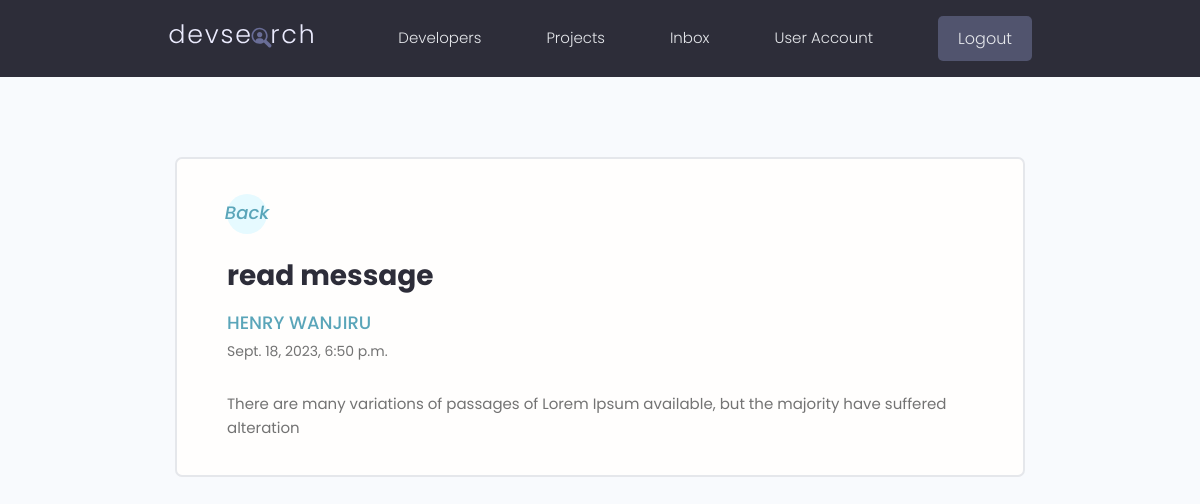
The app's page /message/978e25a2-9591-46ca-a35b-4aa31e4b84a0/ (signed in) with its own data.
### users/models.py (models this page shows, shortened)
class Message(models.Model):
    sender = models.ForeignKey(Profile, on_delete=models.SET_NULL,null=True,blank=True)
    recipient = models.ForeignKey(Profile, on_delete=models.SET_NULL,null=True,blank=True, related_name='messages')
    name = models.CharField(max_length=200, null=True, blank=False)
    email = models.EmailField(max_length=200, null=True, blank=False)
    subject = models.CharField(max_length=200, null=True, blank=False)
    body = models.TextField()
    is_read = models.BooleanField(default=False, null=True)
    created =models.DateTimeField(auto_now_add=True)
    id = models.UUIDField(default=uuid.uuid4, unique=True,editable=False,
                            primary_key=True)
    class Meta:
        ordering = ['is_read', '-created']

### users/views.py (the view)
# urls.py: path('message/<str:pk>/', views.viewMessage, name='message'),
@login_required(login_url="login")
def viewMessage(request,pk):
    profile = request.user.profile
    message = profile.messages.get(id=pk)
    if message.is_read == False:
        message.is_read = True
        message.save()
    context = {'message':message}
    return render(request, 'users/message.html', context)

### users/templates/users/message.html
{%  include 'main.html' %}
{% block content %}
  <main class="messagePage my-xl">
    <div class="content-box">
      <div class="message">
        <a class="backButton" href="{% url 'inbox' %}"><i class="im im-angle-left">Back</i></a>
        <h2 class="message__subject">{{message.subject}}</h4>
          {% if message.sender %}
          <a href="{% url 'user_profile' message.sender.id %}" class="message__author">{{message.name}}</a>
          {% else %}
          <p>{{message.name}}</p>
          {% endif %}
          <p class="message__date">{{message.created}}</p>
          <div class="message__body">
            {{message.body|linebreaksbr}}
          </div>
      </div>
    </div>
  </main>
  {% endblock content %}

### static/styles/app.css (style rules this page uses)
:root { --color-sub: #2d2d39; }
.content-box { width: 95%; max-width: 85rem; margin: 0 auto; }
.message { padding: 2.5rem 0; }
.message > a { display: flex; gap: 1rem; }
.message__author, .message__date { flex-basis: 25%; }
.message__subject { flex-basis: 50%; }
.message__date { text-align: right; }
.messagePage .message { list-style: none; background: var(--color-white); padding: 3.5rem 5rem; border: 2px solid var(--color-light); border-radius: 0.7rem; }
.messagePage .message__subject { font-size: 2.8rem; color: var(--color-sub); margin-bottom: 1rem; margin-top: 2rem; }
.messagePage .message__author { font-size: 1.8rem; font-weight: 500; }
.messagePage .message__date { font-size: 1.4rem; font-weight: 400; text-align: left; margin-bottom: 3rem; }
.backButton { background: var(--color-main-light); color: var(--color-main); width: 4rem; height: 4rem; display: flex; align-items: center; justify-content: center; border-radius: 50%; }
.backButton i { font-size: 1.8rem; }

### static/uikit/styles/modules/_variables.css (style rules this page uses)
:root { --color-main: #5aa5b9; --color-main-light: #e6faff; --color-sub: #3f4156; --color-sub-light: #51546e; --color-sub-lighter: #ededfd; --color-text: #737373; --color-gray: #8b8b8b; --color-light: #e5e7eb; --color-light-gray: #767676; --color-bg: #f8fafd; --color-white: #fffefd; --color-white-light: #f3f3f3; --color-success: #359e64; --color-success-bg: #def8e8; --color-error: #fc4b0b; --color-error-bg: #fff2ee; --font-base: 'Poppins', arial, helvetica, 'Segoe UI', roboto, ubuntu, sans-serif; --font-monospace: 'Fira Code', 'Courier New', courier, monospace; --font-regular: 300; --font-medium: 500; --font-bold: 700; --generic-shadow: 1px 1px 5px #00000010; --generic-transition: all 0.3s ease-in-out; }

### static/uikit/styles/modules/_base.css (style rules this page uses)
* { margin: 0; padding: 0; box-sizing: border-box; text-rendering: optimizeLegibility; color: inherit; font-size: inherit; }
html { font-size: 50%; }
@media only screen and (min-width: 480px) { html { font-size: 56.25%; } }
@media only screen and (min-width: 1200px) { html { font-size: 62.5%; } }
body { line-height: 1.6; font-weight: 400; font-size: 1.5rem; color: var(--color-text); background-color: var(--color-bg); min-height: 100vh; }

### static/uikit/styles/modules/_typography.css (style rules this page uses)
* { font-family: var(--font-base); }
h2 { font-size: 3.6rem; font-weight: var(--font-bold); }
p, span, strong { font-size: 1.6rem; color: var(--color-text); font-weight: var(--font-regular); }
a { padding-bottom: 2px; text-decoration: none; display: inline-block; color: var(--color-main); font-weight: var(--font-medium); }

### static/uikit/styles/modules/_utilities.css (style rules this page uses)
.my-xl { margin: 8rem auto; }

### records on screen
Message: subject "read message", name "HENRY WANJIRU", created "Sept. 18, 2023, 6:50 p.m.", body "There are many variations of passages of Lorem Ipsum available, but the majority have suffered alteration"
